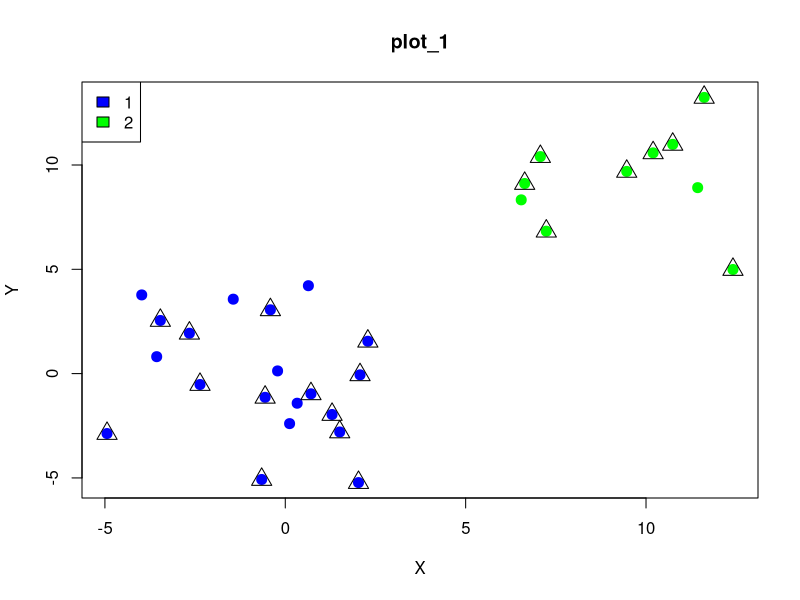
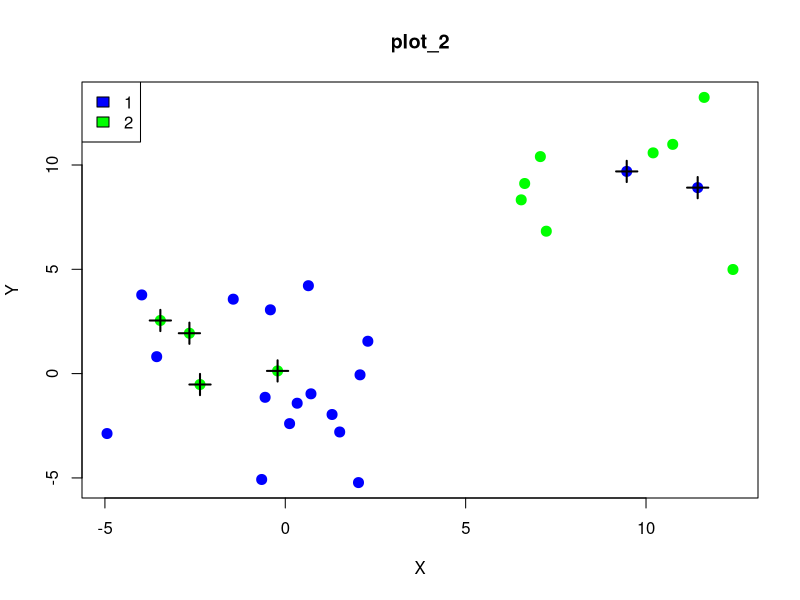

These charts were generated, in order, by the following R code:
library(MASS)
#"Дубовский" - 9 букв
#Моделируем данные
dat_1 = cbind(rnorm(20, 0 , 9 / 3), rnorm(20, 0 ,  9 /3))
dat_2 = cbind(rnorm(10, 9 , 9 / 3), rnorm(10, 9 ,  9 /3))

dat = rbind(dat_1, dat_2)

#Кластерный анализ cl
cl = kmeans(scale(dat), 2)
sapply(1:2, function(i) cl$centers[,i] * sd(dat[,i]) + mean(dat[,i]))


#Дискриминантный анализ № 1
n = length(dat[,1])

n.train = floor(n * 0.7)
n.test = n - n.train

idx.train = sample(1:n, n.train) 
data.train = dat[idx.train, ]
idx.test = setdiff(1:n, idx.train)
data.test = dat[idx.test, ]


cl.train = factor(cl[["cluster"]][idx.train])
cl.test = factor(cl[["cluster"]][idx.test])

#Обучение полученой тестовой выборки
mod = qda(data.train, cl.train)
cl.test_est = predict(mod, data.test)$class

#Оценка ошибки классификации
sum(cl.test_est != cl.test) / n.test
idx.wrong = idx.test[cl.test_est != cl.test] 

#Строим первый график
plot(dat, col = c("blue", "green")[cl$cluster], pch = 20, cex = 2, xlab = "X", ylab = "Y", main = "plot_1")
legend("topleft", legend = c("1", "2"), fill = c("blue", "green"))
points(dat[idx.wrong, 1], dat[idx.wrong, 2], col = "red", pch = 4, cex = 2, lwd = 3) 
points(dat[idx.train,],pch = 2, cex = 2)

#Меняем номер кластера в 20% выборки
idx.new = sample(1:n, n*0.2)
for (i in 1:length(idx.new)) {
  if(cl[["cluster"]][idx.new[i]] == 1){
    cl[["cluster"]][idx.new[i]] = 2}
  else{
    cl[["cluster"]][idx.new[i]] = 1
  }
}


#Дискриминантный анализ № 2
cl_train = factor(cl[["cluster"]][idx.train])
cl_test = factor(cl[["cluster"]][idx.test])

#Обучение полученой тестовой выборки
mod2 = qda(data.train, cl.train)
cl.test_est2 = predict(mod2, data.test)$class

#Оценка ошибки классификации
sum(cl.test_est2 != cl.test) / n.test
idx.wrong2 = idx.test[cl.test_est2 != cl.test] 

#Строим второй график
plot(dat, col = c("blue", "green")[cl$cluster], pch = 20, cex = 2, xlab = "X", ylab = "Y", main = "plot_2")
legend("topleft", legend = c("1", "2"), fill = c("blue", "green"))
points(dat[idx.wrong2, 1], dat[idx.wrong2, 2], col = "red", pch = 4, cex = 2, lwd = 3)
points(dat[idx.new, ], pch = 3, cex = 2, lwd = 2)

